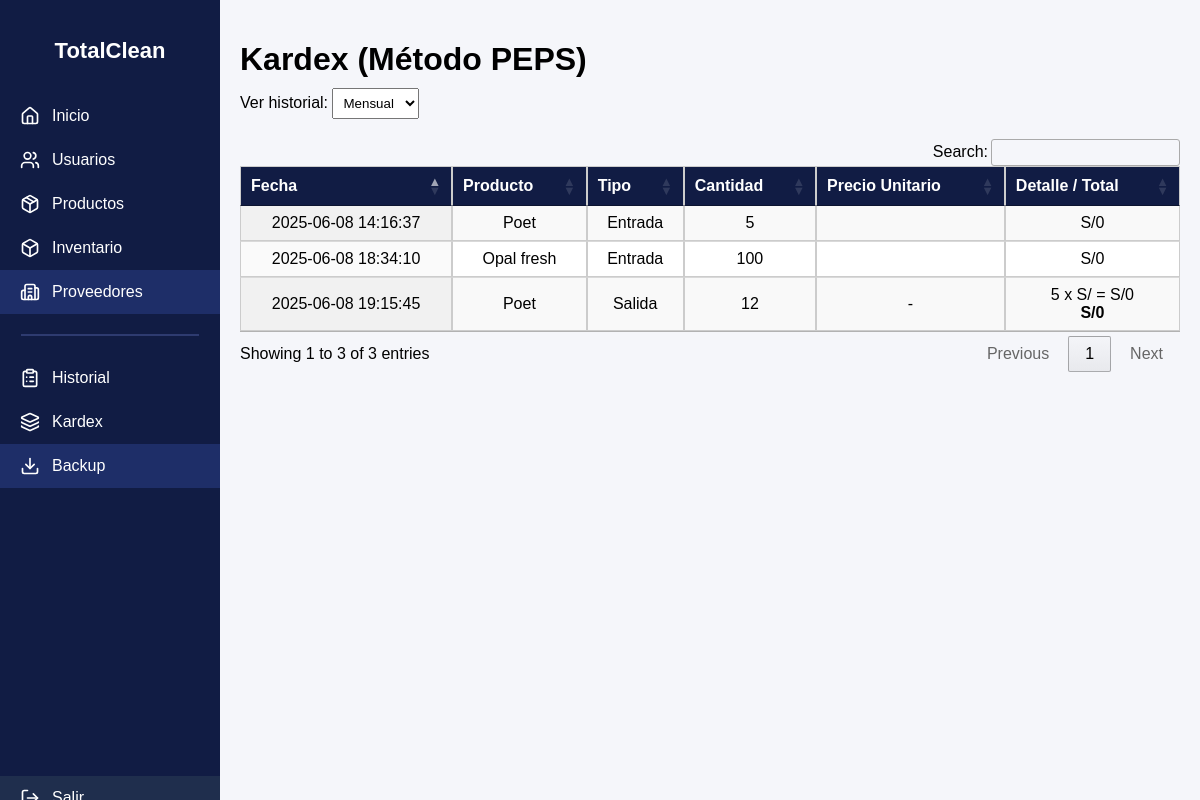
Screenshot of /kardex.php with the database file from the repository.
### tables this page shows
CREATE TABLE `historial_inventario` (
  `idHistorial` int(11) NOT NULL AUTO_INCREMENT,
  `idProducto` int(11) NOT NULL,
  `tipo_movimiento` varchar(20) NOT NULL,
  `cantidad` int(11) NOT NULL,
  `fecha` datetime NOT NULL,
  `precio_unitario` decimal(10,2) DEFAULT NULL,
  PRIMARY KEY (`idHistorial`),
  KEY `idProducto` (`idProducto`),
  CONSTRAINT `historial_inventario_ibfk_1` FOREIGN KEY (`idProducto`) REFERENCES `producto` (`idProducto`)
);

CREATE TABLE `producto` (
  `idProducto` int(11) NOT NULL AUTO_INCREMENT,
  `nombre` varchar(100) NOT NULL,
  `descripcion` text DEFAULT NULL,
  `idCategoria` int(11) DEFAULT NULL,
  `idMarca` int(11) DEFAULT NULL,
  `idFabricante` int(11) DEFAULT NULL,
  `stock` int(11) DEFAULT 0,
  `fecha_vencimiento` date DEFAULT NULL,
  `precio_unitario` decimal(10,2) DEFAULT NULL,
  PRIMARY KEY (`idProducto`),
  KEY `idCategoria` (`idCategoria`),
  KEY `idMarca` (`idMarca`),
  KEY `idFabricante` (`idFabricante`),
  CONSTRAINT `producto_ibfk_1` FOREIGN KEY (`idCategoria`) REFERENCES `categoria` (`idCategoria`),
  CONSTRAINT `producto_ibfk_2` FOREIGN KEY (`idMarca`) REFERENCES `marca` (`idMarca`),
  CONSTRAINT `producto_ibfk_3` FOREIGN KEY (`idFabricante`) REFERENCES `fabricante` (`idFabricante`)
);

### kardex.php (the view, shortened to what this page needs)
<?php
include 'conexion.php';
$filtro = $_GET['filtro'] ?? 'mensual';
$inicio = '1970-01-01';
switch ($filtro) {
    case 'mensual':
        $inicio = date('Y-m-01');
        break;
}
$sql = "SELECT hi.*, p.nombre AS producto
        FROM historial_inventario hi
        JOIN producto p ON hi.idProducto = p.idProducto
        WHERE DATE(hi.fecha) >= ?
        ORDER BY hi.fecha ASC";
$stmt = $conexion->prepare($sql);
$stmt->bind_param("s", $inicio);
$stmt->execute();
$resultado = $stmt->get_result();
$movimientos = [];
$stockDisponible = [];
while ($row = $resultado->fetch_assoc()) {
    $idProd = $row['idProducto'];
    $cantidad = $row['cantidad'];
    $tipo = $row['tipo_movimiento'];
    $fecha = $row['fecha'];
    $precio = $row['precio_unitario'];
    $producto = $row['producto'];
    if (!isset($stockDisponible[$idProd])) $stockDisponible[$idProd] = [];
    if ($tipo === 'Entrada') {
        $stockDisponible[$idProd][] = ['cantidad' => $cantidad, 'precio' => $precio];
        $movimientos[] = [
            'producto' => $producto,
            'fecha' => $fecha,
            'tipo' => 'Entrada',
            'cantidad' => $cantidad,
            'precio' => $precio,
            'total' => $cantidad * $precio
        ];
    } else {
        $cantSalida = $cantidad;
        $totalSalida = 0;
        $detalle = '';
        while ($cantSalida > 0 && count($stockDisponible[$idProd]) > 0) {
            $lote = &$stockDisponible[$idProd][0];
            $usar = min($cantSalida, $lote['cantidad']);
            $subtotal = $usar * $lote['precio'];
            $totalSalida += $subtotal;
            $detalle .= "{$usar} x S/{$lote['precio']} = S/{$subtotal}<br>";
            $lote['cantidad'] -= $usar;
            $cantSalida -= $usar;
            if ($lote['cantidad'] <= 0) array_shift($stockDisponible[$idProd]);
        }
        $movimientos[] = [
            'producto' => $producto,
            'fecha' => $fecha,
            'tipo' => 'Salida',
            'cantidad' => $cantidad,
            'precio' => '-',
            'total' => $totalSalida,
            'detalle' => $detalle
        ];
    }
}
?>
<!DOCTYPE html>
<html lang="es">
<head>
<link rel="stylesheet" href="https://cdn.datatables.net/1.13.4/css/jquery.dataTables.min.css">
<link rel="stylesheet" href="https://cdn.datatables.net/buttons/2.4.1/css/buttons.dataTables.min.css">
</head>
<body>
<div class="sidebar">
    <h2>TotalClean</h2>
    <a href="menu.php"><i data-lucide="home" class="icon"></i>Inicio</a>
    <a href="formulariousuario.html"><i data-lucide="users" class="icon"></i>Usuarios</a>
    <a href="formularioproducto.html"><i data-lucide="package" class="icon"></i>Productos</a>
    <a href="inventario.php"><i data-lucide="box" class="icon"></i>Inventario</a>
    <a href="formularioProveedor.php" class="active"><i data-lucide="building-2" class="icon"></i>Proveedores</a>
    <hr>
    <a href="historial.html"><i data-lucide="clipboard-list" class="icon"></i>Historial</a>
    <a href="kardex.php"><i data-lucide="layers" class="icon"></i>Kardex</a>
    <a href="backup_bd.php" class="active"><i data-lucide="download" class="icon"></i>Backup</a>
    <a href="logout.php" class="logout"><i data-lucide="log-out" class="icon"></i>Salir</a>
</div>
<div class="main">
    <h1>Kardex (Método PEPS)</h1>
    <form method="get">
        Ver historial:
        <select name="filtro" onchange="this.form.submit()">
            <option value="mensual" <?= $filtro == 'mensual' ? 'selected' : '' ?>>Mensual</option>
        </select>
    </form>
    <table id="tablaKardex" class="display" style="width:100%">
        <thead>
            <tr>
                <th>Fecha</th>
                <th>Producto</th>
                <th>Tipo</th>
                <th>Cantidad</th>
                <th>Precio Unitario</th>
                <th>Detalle / Total</th>
            </tr>
        </thead>
        <tbody>
            <?php foreach ($movimientos as $m): ?>
                <tr>
                    <td><?= $m['fecha'] ?></td>
                    <td><?= $m['producto'] ?></td>
                    <td><?= $m['tipo'] ?></td>
                    <td><?= $m['cantidad'] ?></td>
                    <td><?= $m['precio'] ?></td>
                    <td><?= $m['tipo'] === 'Salida' ? $m['detalle'] . "<strong>S/{$m['total']}</strong>" : "S/{$m['total']}" ?></td>
                </tr>
            <?php endforeach; ?>
        </tbody>
    </table>
</div>
</body>
</html>

### kardex.php (style rules this page uses)
body { font-family: Arial, sans-serif; margin: 0; padding: 0; background: #f5f6fa; }
.sidebar { width: 220px; height: 100vh; background-color: #111c44; color: white; position: fixed; display: flex; flex-direction: column; padding: 20px 0; transition: width 0.3s ease; }
.sidebar h2 { text-align: center; margin-bottom: 30px; font-size: 22px; font-weight: bold; }
.sidebar a { color: white; text-decoration: none; padding: 12px 20px; display: flex; align-items: center; gap: 12px; font-size: 16px; transition: background-color 0.2s ease; }
.sidebar a:hover, .sidebar a.active { background-color: #1e2e68; }
.sidebar hr { border: 1px solid #2e3b70; width: 80%; margin: 20px auto; }
.sidebar .logout { margin-top: auto; background-color: #1f2e4d; }
.icon { width: 20px; height: 20px; }
.main { margin-left: 220px; padding: 20px; }
table { width: 100%; border-collapse: collapse; background: white; }
th, td { padding: 10px; border: 1px solid #ccc; text-align: center; }
th { background: #111c44; color: white; }
select { padding: 6px; margin-bottom: 20px; }
h1 { margin-bottom: 10px; }

### rows the page displays
historial_inventario: fecha "2025-06-08 14:16:37", idProducto.nombre "Poet", tipo_movimiento "Entrada", cantidad "5", total "0"
historial_inventario: fecha "2025-06-08 18:34:10", idProducto.nombre "Opal fresh", tipo_movimiento "Entrada", cantidad "100", total "0"
historial_inventario: fecha "2025-06-08 19:15:45", idProducto.nombre "Poet", tipo_movimiento "Salida", cantidad "12", precio "-", cantidad "5", cantidad "0", total "0"
